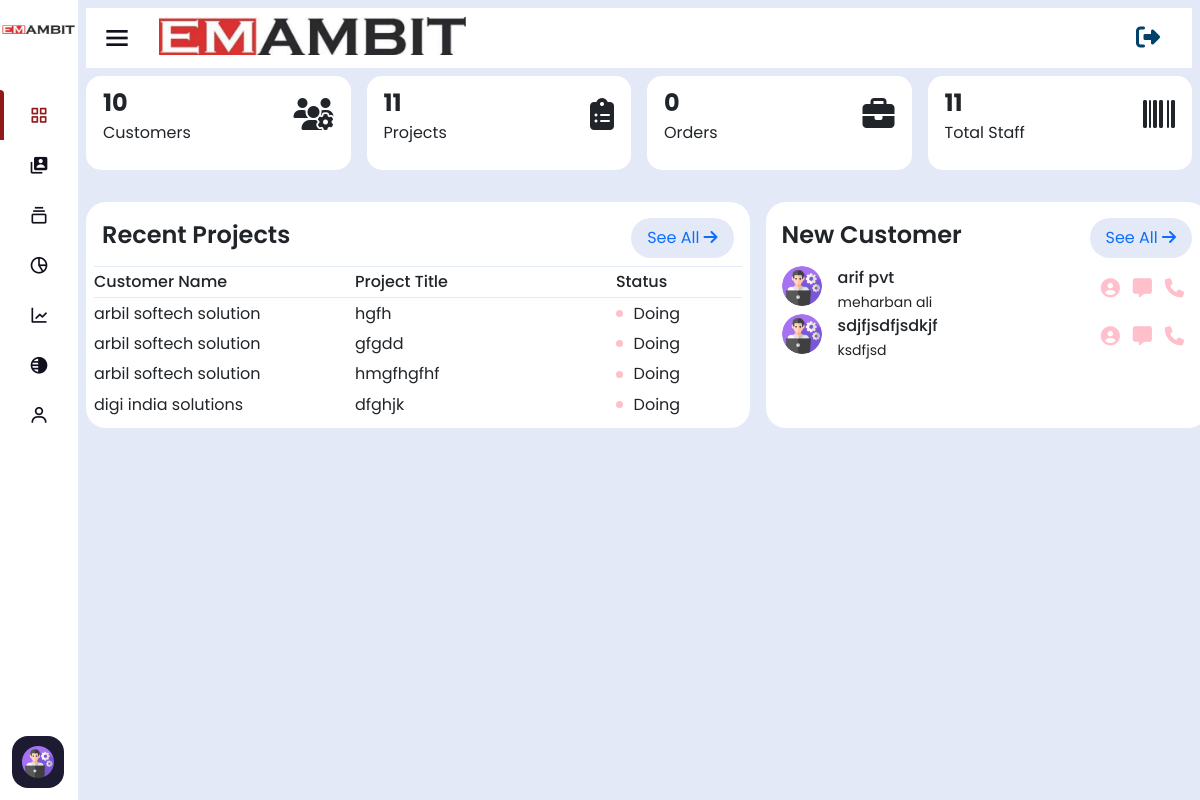
/ (signed in), run on an earlier commit of the app's database.
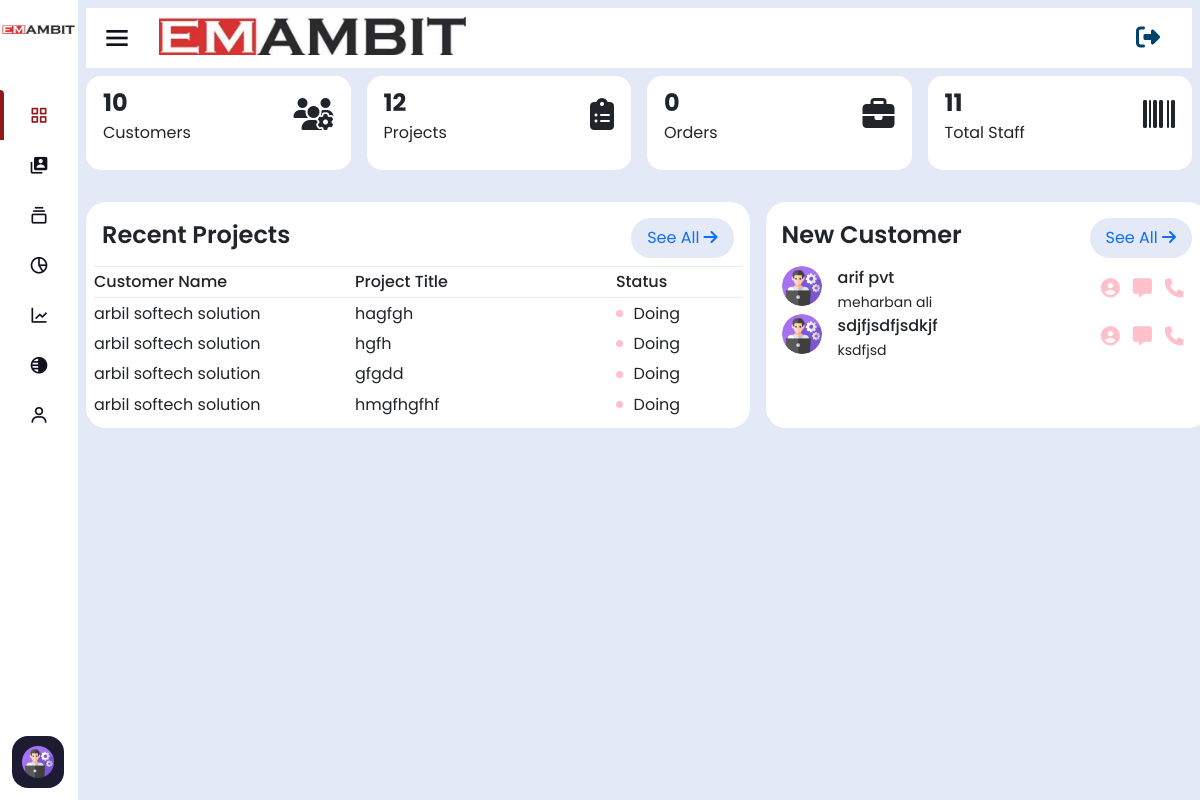
And on a later commit of the database.
### home/models.py (models this page shows, shortened)
class AssignEngineer(models.Model):
    company_name=models.ForeignKey(ClientCompanyInfo,on_delete=models.CASCADE)
    manager_name=models.ForeignKey(CustomUser,on_delete=models.CASCADE,related_name='manager_assignments',default=None)
    engineer_one=models.ForeignKey(CustomUser,on_delete=models.CASCADE, null=True,blank=True,related_name='engineer_one_assignments')
    engineer_two=models.ForeignKey(CustomUser,on_delete=models.CASCADE,null=True,blank=True, related_name='engineer_two_assignments')
    engineer_three=models.ForeignKey(CustomUser,on_delete=models.CASCADE,null=True,blank=True, related_name='engineer_three_assignments')
    visit_purpose=models.CharField(max_length=254)
    machine_type=models.CharField(max_length=254)
    leave_date=models.CharField(max_length=254)
    reach_date=models.CharField(max_length=254)
    travel_by=models.ForeignKey(AddTravelBy,on_delete=models.CASCADE)
    timestampt=models.DateTimeField(auto_now_add=True,null=True,blank=True)
    ending_date=models.CharField(max_length=100,null=True,blank=True,default='Work on Progress')
    work_status=models.CharField(max_length=100,blank=True,null=True,default='Doing')
    project_link=models.CharField(max_length=1000,null=True,blank=True)
    download_link=models.CharField(max_length=254,null=True,blank=True)
    equipment = models.TextField(max_length=1000,null=True,blank=True)

class ClientCompanyInfo(models.Model):
    company_name=models.CharField(max_length=200)
    company_phone=models.CharField(max_length=20)
    contact_person=models.CharField(max_length=250)
    company_email=models.CharField(max_length=254)
    company_gst=models.CharField(max_length=50)
    company_address=models.CharField(max_length=254)
    timestampt=models.DateTimeField(auto_now_add=True,null=True,blank=True)

### home/views.py (the view)
# urls.py: path('',home_view),
@login_required(login_url='/login')
def home_view(request):
    all_company=ClientCompanyInfo.objects.all().order_by('-id')
    all_company_length=len(all_company)
    recent_customers=ClientCompanyInfo.objects.all().order_by('-id')[0:2]
    total_project=AssignEngineer.objects.all().order_by('-id')
    total_project_length=len(total_project)
    recent_projects=total_project[0:4]
    purchase_orders=PurchaseOrder.objects.all()
    total_staff=CustomUser.objects.all().exclude(is_staff=True)
    total_staff=len(total_staff)
    total_reimbursement = CustomUser.objects.exclude(is_staff=True).aggregate(total_cost_sum=Sum('total_cost'))
    total_cost=total_reimbursement['total_cost_sum']
    return render(request,'index.html',{'total_staff':total_staff,'all_company':recent_customers,'total_project':recent_projects,'purchase_orders':purchase_orders,'total_cost':total_cost,"all_company_length":all_company_length,'total_project_length':total_project_length})

### home/templates/index.html (shortened to what the changed rows need)
<!DOCTYPE html>
<html lang="en">
<head>
    {% include 'header-links.html' %}
</head>
<body>
    {% if user.is_authenticated and user.is_superuser %}
    <section class="nav-section">
        {% include 'subtitle.html' %}
        <div class="dashboard-header">
            <div class="grid-4">
                <div class="box">
                    <div>
                        <strong class="num">{{all_company_length}}</strong>
                        <p>Customers</p>
                    </div>
                    <div class="icon">
                        <i class="fa-solid fa-users-gear"></i>
                    </div>
                </div>
                <div class="box">
                    <div>
                        <strong class="num">{{total_project_length}}</strong>
                        <p>Projects</p>
                    </div>
                    <div class="icon">
                        <i class="fa-solid fa-clipboard-list"></i>
                    </div>
                </div>
                <div class="box">
                    <div>
                        <strong class="num">{{purchase_orders | length}}</strong>
                        <p>Orders</p>
                    </div>
                    <div class="icon">
                        <i class="fa-solid fa-briefcase"></i>
                    </div>
                </div>
                <div class="box">
                    <div>
                        <strong class="num">{{total_staff}}</strong>
                        <p>Total Staff</p>
                    </div>
                    <div class="icon">
                        <i class="fa-solid fa-barcode"></i>
                    </div>
                </div>
            </div>
        </div>
        <div class="grid-60-40">
            <div class="recent-projects overflow-auto">
                <div class="submenu-header">
                    <h2>Recent Projects</h2>
                    <div class="menu-btn">
                        <a href="/assigned-works">See All <i class="fa-solid fa-arrow-right"></i></a>
                    </div>
                </div>
                <table class="md-table">
                    <thead>
                        <tr>
                            <th>Customer Name</th>
                            <th>Project Title</th>
                            <th>Status</th>
                        </tr>
                    </thead>
                    <tbody>
                        {% for tp in total_project   %}
                        <tr>
                            <td>{{tp.company_name.company_name}}</td>
                            <td>{{tp.visit_purpose}}</td>
                            <td>
                                <div class="
                                {% if  tp.work_status == 'Pending' %}
                                pending-btn
                                {% elif  tp.work_status == 'Done' %}
                                done-btn
                                {% elif  tp.work_status == 'Doing' %}
                                inprogress-btn
                                {% endif %}
                                    "></div> {{tp.work_status}}
                            </td>
                        </tr>
                        {% endfor %}
                    </tbody>
                </table>
            </div>
            <div class="new-customers">
                <div class="submenu-header">
                    <h2>New Customer</h2>
                    <div class="menu-btn">
                        <a href="/manage-company">See All <i class="fa-solid fa-arrow-right"></i></a>
                    </div>
                </div>
                <div class="customers">
                    {% for ac  in all_company  %}
                    <div class="single-customer">
                        <div class="profile">
                            <img src="/static/assets/images/admin.png" alt="customer-image">
                            <div class="customer-details">
                                <div class="name">{{ac.company_name}}</div>
                                <small>{{ac.contact_person}}</small>
                            </div>
                        </div>
                        <div class="social-links">
                            <a target="_blank" href="/tel:{{ac.company_phone}}"><i class="fa-solid fa-circle-user"></i></a>
                            <a target="_blank" href="/mailto:{{ac.company_email}}"><i class="fa-solid fa-message"></i></a>
                            <a target="_blank" href="/tel:{{ac.company_phone}}"><i class="fa-solid fa-phone"></i></a>
                        </div>
                    </div>
                    {% endfor %}
                </div>
            </div>
        </div>
    </section>
    {% elif user.is_authenticated and not user.is_superuser %}
    <script>
        window.location.href='/user-dashboard'
    </script>
    {% else %}
    <script>
        window.location.href='/page-note-found'
    </script>
    {% endif %}
</body>
</html>

What changed in the data, as far as the page shows it:
no longer on this page (row unchanged): AssignEngineer: company_name.company_name "digi india solutions", visit_purpose "dfghjk", work_status "Doing"
added AssignEngineer: company_name.company_name "arbil softech solution", visit_purpose "hagfgh", work_status "Doing"
Also different on the page:
{{ total_project_length }}: "11" → "12"
